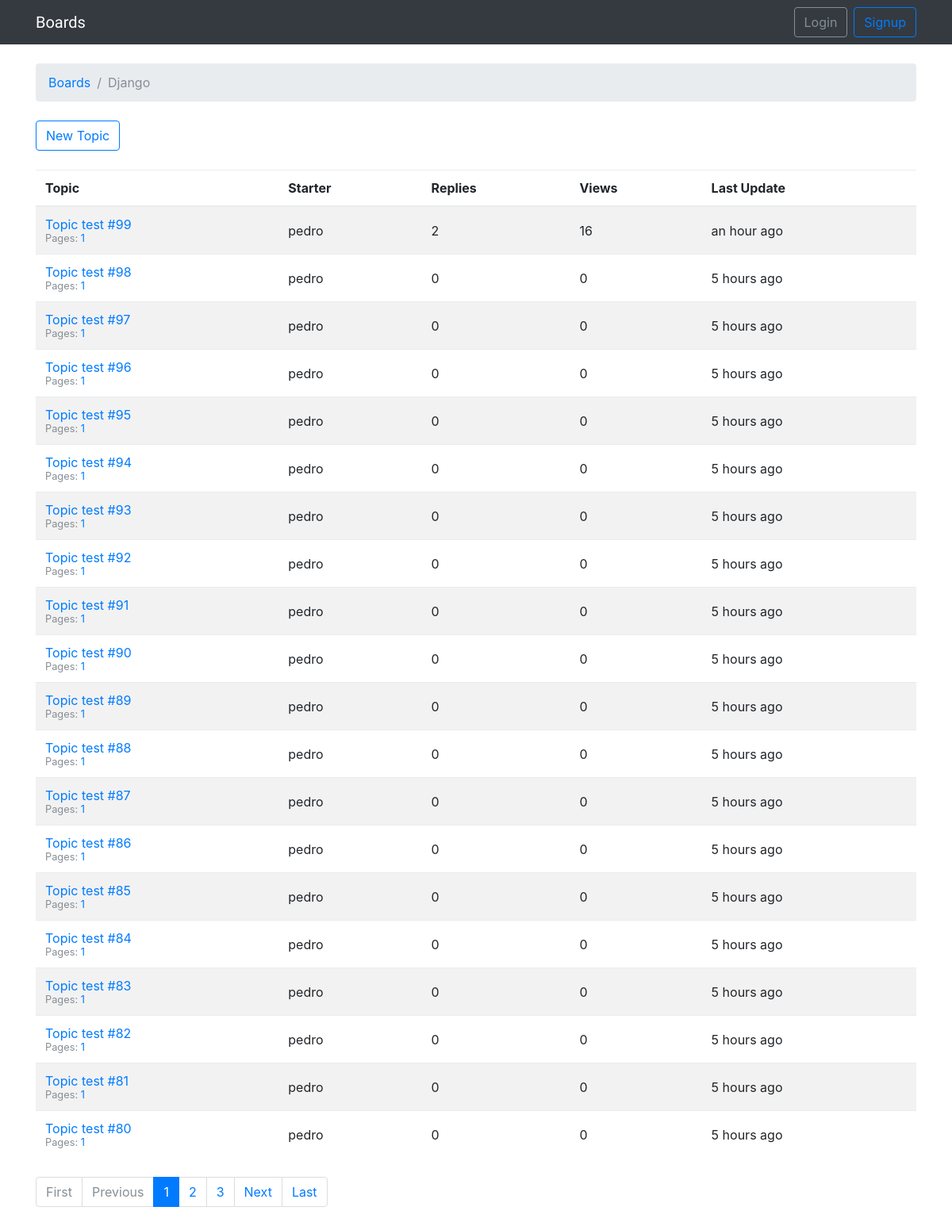
The app's page /boards/1/, older data.
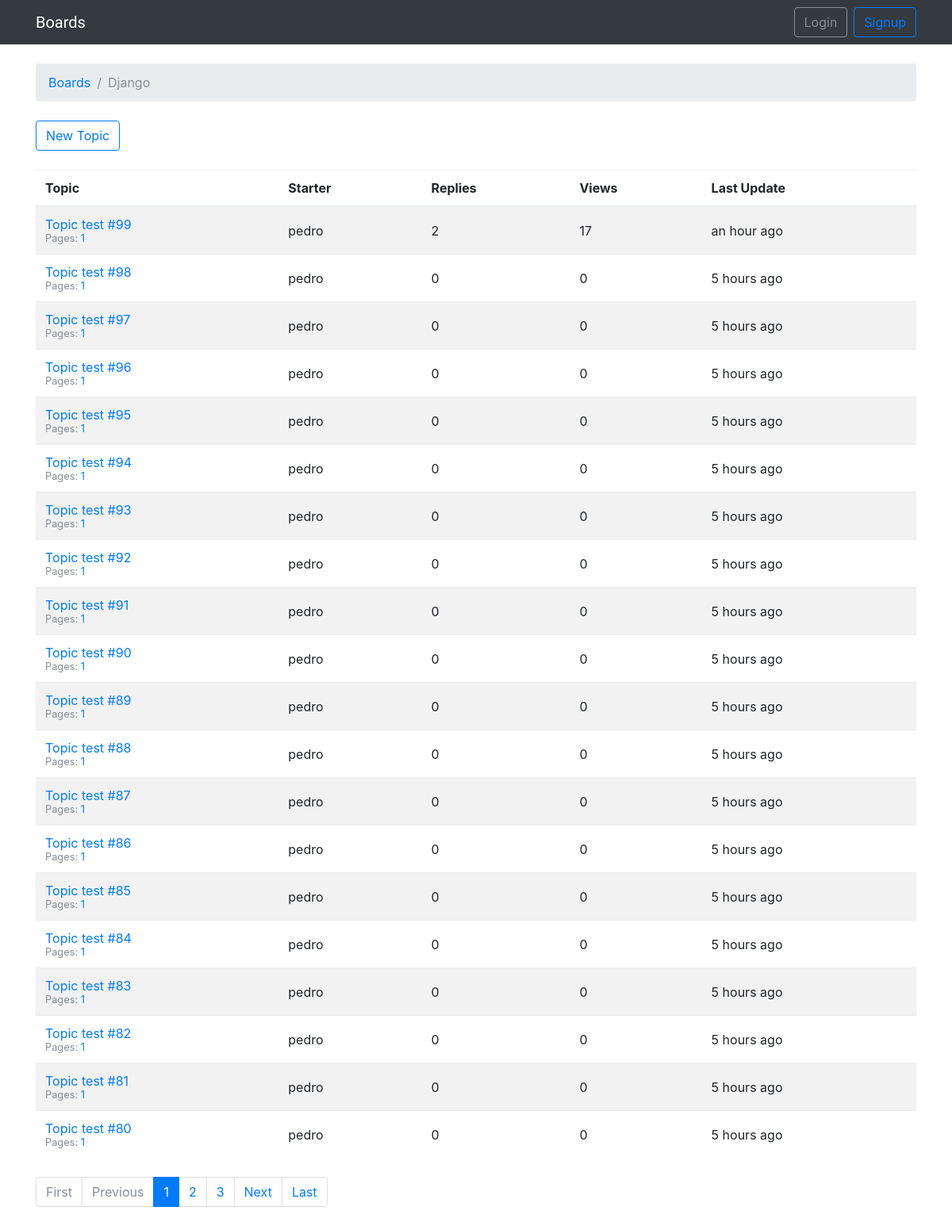
The same page, newer data.
### boards/models.py (models this page shows, shortened)
class Topic(models.Model):
    subject = models.CharField(max_length=255)
    last_updated = models.DateTimeField(auto_now_add=True)
    board = models.ForeignKey(Board, related_name='topics')
    starter = models.ForeignKey(User, related_name='topics')
    views = models.PositiveIntegerField(default=0)
    def get_page_count(self):
        count = self.posts.count()
        pages = count / 20
        return math.ceil(pages)
    def has_many_pages(self, count=None):
        if count is None:
            count = self.get_page_count()
        return count > 6
    def get_page_range(self):
        count = self.get_page_count()
        if self.has_many_pages(count):
            return range(1, 5)
        return range(1, count + 1)

### boards/views.py (the view)
# urls.py: url(r'^boards/(?P<pk>\d+)/$', boards_views.TopicListView.as_view(), name='board_topics'),
class TopicListView(ListView):
    model = Topic
    context_object_name = 'topics'
    template_name = 'topics.html'
    paginate_by = 20
    def get_context_data(self, **kwargs):
        kwargs['board'] = self.board
        return super().get_context_data(**kwargs)
    def get_queryset(self):
        self.board = get_object_or_404(Board, pk=self.kwargs.get('pk'))
        queryset = self.board.topics.order_by('-last_updated').annotate(replies=Count('posts') - 1)
        return queryset

### templates/topics.html (shortened to what this page needs)
{% extends 'base.html' %}
{% load humanize %}
{% block breadcrumb %}
    <li class="breadcrumb-item"><a href="{% url 'home' %}">Boards</a></li>
    <li class="breadcrumb-item active">{{board.name}}</li>
{% endblock %}
{% block content %}
    <div class="mb-4">
        <a href="{% url 'new_topic' board.pk %}" class="btn btn-outline-primary">New Topic</a>
    </div>
    <table class="table table-striped mb-4">
            <thead class="thead-inverse">
              <tr>
                <th>Topic</th>
                <th>Starter</th>
                <th>Replies</th>
                <th>Views</th>
                <th>Last Update</th>
              </tr>
            </thead>
            <tbody>
              {% for topic in topics %}
                {% url 'topic_posts' board.pk topic.pk as topic_url %}
                <tr>
                  <td>
                    <p class="mb-0">
                      <a href="{{ topic_url }}">{{ topic.subject }}</a>
                    </p>
                    <small class="text-muted">
                      Pages:
                      {% for i in topic.get_page_range %}
                        <a href="{{ topic_url }}?page={{ i }}">{{ i }}</a>
                      {% endfor %}
                    </small>
                  </td>
                  <td class="align-middle">{{ topic.starter.username }}</td>
                  <td class="align-middle">{{ topic.replies }}</td>
                  <td class="align-middle">{{ topic.views }}</td>
                  <td class="align-middle">{{ topic.last_updated|naturaltime }}</td>
                </tr>
              {% endfor %}
            </tbody>
          </table>
    {% include "includes/pagination.html" %}
{% endblock %}

Row changes from the older to the newer data that the page shows:
changed Topic "Topic test #99": views "16" → "17"
